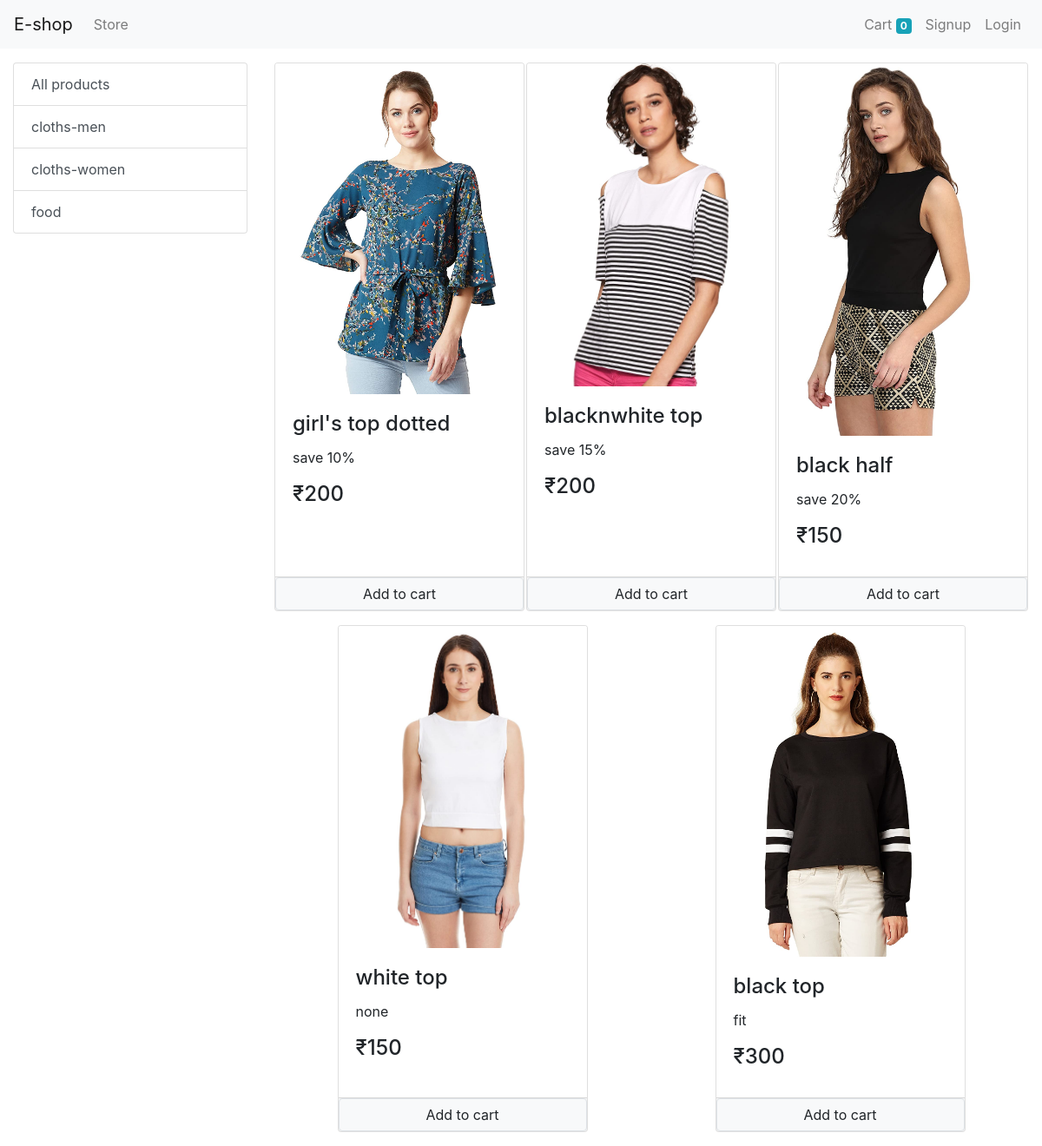
The app's page /?category=2 with its own data.
### store/models.py (models this page shows, shortened)
class Category(models.Model):
    name = models.CharField(max_length=20)
    @staticmethod
    def get_all_categories():
        return Category.objects.all()

class Product(models.Model):
    name = models.CharField(max_length=20)
    price = models.IntegerField(default=0)
    category = models.ForeignKey(Category, on_delete=models.CASCADE)
    image = models.ImageField(upload_to='uploads/products')
    description = models.CharField(
        max_length=200, default='', null=True, blank=True)
    @staticmethod
    def get_all_product_by_category(category_id):
        return Product.objects.filter(category=category_id)

### store/views.py (the view, shortened to what this page needs)
# urls.py: path('', Index.as_view(), name='homepage'),
class Index(View):
    def get(self, request):
        category_id = request.GET.get('category')
        if category_id:
            products = Product.get_all_product_by_category(category_id)
        else:
            products = Product.get_all_product()
        categories = Category.get_all_categories()
        data = {}
        data['products'] = products
        data['categories'] = categories
        return render(request, 'store.html', data)

### store/templatetags/custom_filter.py (called while the page is built)
@register.filter(name='currency')
def currency(number):
    return "₹"+str(number)

### store/templates/store.html (shortened to what this page needs)
{% extends 'base.html' %}
{% block content %}
{% load cart %}
{% load custom_filter %}
<div class="container-fluid mt-3">
    <div class="row">
        <div class="col-lg-3">
            <div class="list-group">
                <a href="/" class="list-group-item list-group-item-action">All products</a>
                {% for category in categories %}
                <a href="/?category={{category.id}}"
                    class="list-group-item list-group-item-action">{{category.name}}</a>
                {% endfor %}
            </div>
        </div>
        <div id="product" class="col-lg-9">
            <div class="row mx-auto">
                {% for product in products %}
                <div class="card mx-auto mb-3" id="{{product.id}}" style="width:18rem;">
                    <img class="card-img-top" src="{{product.image.url}}" alt="Card image cap">
                    <div class="card-body">
                        <h4 class="card-title">{{product.name}}</h4>
                        <p class="card-text">{{product.description}}</p>
                        <h4 class="card-title">{{product.price|currency}}</h4>
                    </div>
                    <div class="card-footer p-0 no-gutters">
                        {% if product|is_in_cart:request.session.cart %}
                        <div class="row no-gutters">
                            <form action="/#{{product.id}}" method="post" class="col-2">
                                {% csrf_token %}
                                <input hidden type="text" name="product" value="{{product.id}}">
                                <input hidden type="text" name="remove" value="True">
                                <input type="submit" value="-" class="btn btn-block btn-secondary">
                            </form>
                            <div class="text-center col">{{product|cart_quantity:request.session.cart}} in Cart
                            </div>
                            <form action="/#{{product.id}}" method="post" class="col-2">
                                {% csrf_token %}
                                <input hidden type="text" name="product" value="{{product.id}}">
                                <input type="submit" value="+" class="btn btn-block btn-secondary">
                            </form>
                        </div>
                        {% else %}
                        <form action="/#{{product.id}}" method="POST" class="btn-block">
                            <input class="float-right btn btn-light border form-control" type="submit"
                                value="Add to cart">
                        </form>
                        {% endif %}
                    </div>
                </div>
                {% endfor %}
            </div>
        </div>
    </div>
</div>
{% endblock %}

### records on screen
Category: name "cloths-men"
Category: name "cloths-women"
Category: name "food"
Product: image (picture), name "girl's top dotted", description "save 10%", price "₹200"
Product: image (picture), name "blacknwhite top", description "save 15%", price "₹200"
Product: image (picture), name "black half", description "save 20%", price "₹150"
Product: image (picture), name "white top", description "none", price "₹150"
Product: image (picture), name "black top", description "fit", price "₹300"

### other values on screen
{{ request.session.cart.keys|length }} "0"
